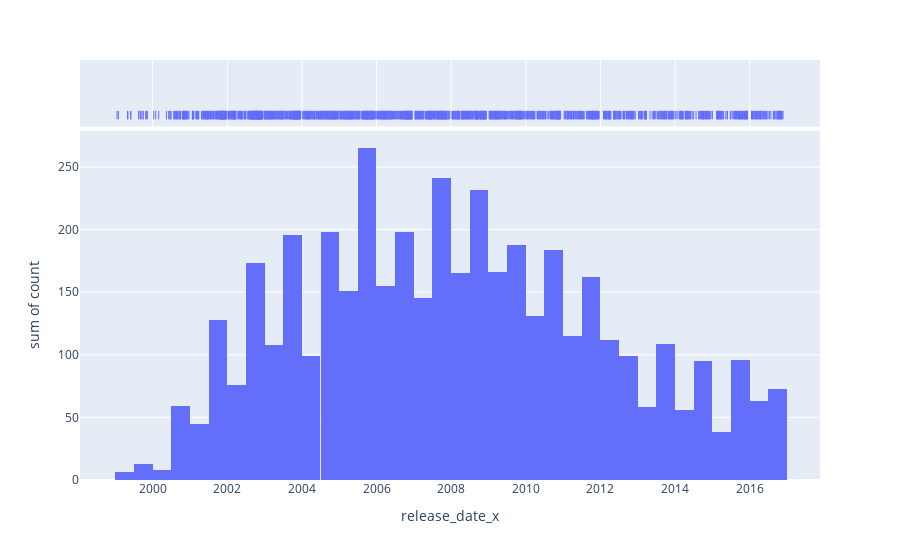

The notebook cell this image was saved under:
### Code cell
# x = np.random.randn(1000)
# hist_data = vg_df["release_date_x"]
# group_labels = ['distplot'] # name of the dataset

# fig = ff.create_distplot([rls_dt_ct["rls_dt_ct"]])
# fig.show()

# df = px.data.tips()
# fig = px.histogram(df, x="total_bill", y="tip", color="sex", marginal="rug",
#                    hover_data=df.columns)
# fig.show()

fig = px.histogram(rls_dt_ct, x="release_date_x", y='count', marginal="rug")
fig.show()

### Figure 1 — Plotly figure (JSON) as saved in the notebook; plotly's stock layout.template omitted (floating-point values rounded to 4 significant figures; data arrays with more than 128 entries replaced by an {"elided": "..."} marker saying what was removed)
{"data": [{"alignmentgroup": "True", "bingroup": "x", "histfunc": "sum", "hovertemplate": "release_date_x=%{x}<br>sum of count=%{y}<extra></extra>", "legendgroup": "", "marker": {"color": "#636efa"}, "name": "", "offsetgroup": "", "orientation": "v", "showlegend": false, "type": "histogram", "x": {"elided": "1424 str values"}, "xaxis": "x", "y": {"elided": "1424 int values"}, "yaxis": "y"}, {"alignmentgroup": "True", "boxpoints": "all", "fillcolor": "rgba(255,255,255,0)", "hoveron": "points", "hovertemplate": "release_date_x=%{x}<extra></extra>", "jitter": 0, "legendgroup": "", "line": {"color": "rgba(255,255,255,0)"}, "marker": {"color": "#636efa", "symbol": "line-ns-open"}, "name": "", "offsetgroup": "", "showlegend": false, "type": "box", "x": {"elided": "1424 str values"}, "xaxis": "x2", "yaxis": "y2"}], "layout": {"autosize": true, "barmode": "relative", "legend": {"tracegroupgap": 0}, "margin": {"t": 60}, "xaxis": {"anchor": "y", "autorange": true, "domain": [0, 1], "range": ["1998-01-19 20:00", "2017-11-19 04:00"], "title": {"text": "release_date_x"}, "type": "date"}, "xaxis2": {"anchor": "y2", "autorange": true, "domain": [0, 1], "matches": "x", "range": ["1998-01-19 20:00", "2017-11-19 04:00"], "showgrid": true, "showticklabels": false, "type": "date"}, "yaxis": {"anchor": "x", "autorange": true, "domain": [0, 0.8316], "range": [0, 278.9], "title": {"text": "sum of count"}, "type": "linear"}, "yaxis2": {"anchor": "x2", "autorange": true, "domain": [0.8416, 1], "matches": "y2", "range": [-0.5942, 0.5], "showgrid": false, "showline": false, "showticklabels": false, "ticks": "", "type": "category"}}}
